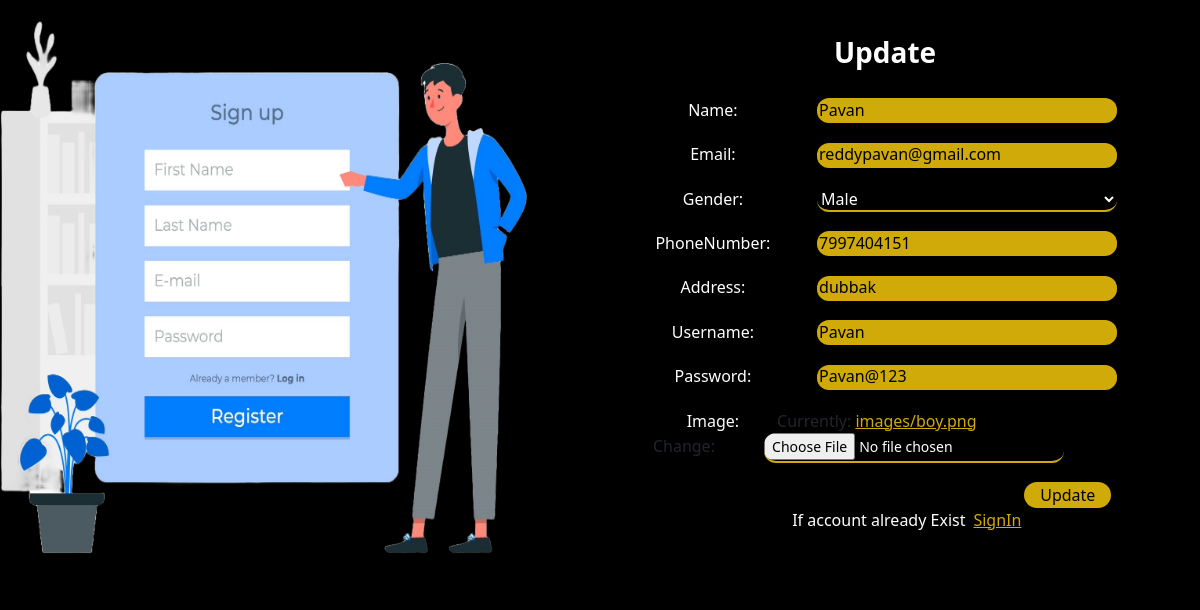
/user_update/2/, run on the app's committed database.
### allinone/models.py (models this page shows)
class User(models.Model):
    name = models.CharField(max_length=60)
    email = models.EmailField(unique=True)
    gender = models.CharField(max_length=6)
    phoneNumber = models.BigIntegerField()
    address = models.CharField(max_length=120)
    username = models.CharField(max_length=30,unique=True)
    password = models.CharField(max_length=100)
    image = models.ImageField(upload_to='images/',default='images/p1.png')

### allinone/views.py (the view, shortened to what this page needs)
# urls.py: path('user_update/<int:id>/',views.user_update, name='user_update'),
def user_update(request,id):
    context = {}
    user = User.objects.get(id=id)
    context['form'] = UserForm(request.POST or None, instance=user)
    context['data'] = ''
    context['btval'] = 'Update'
    return render(request,'UserSignup.html',context)

### allinone/forms.py
class UserForm(forms.ModelForm):
    gender = forms.ChoiceField(choices=(
            ("Select",'Select'),
            ("Male","Male"),
            ("Female","Female"),
            ("Other","Other"),
    ))
    class Meta:
        model = User
        fields = "__all__"

### allinone/templates/UserSignup.html (shortened to what this page needs)
<!DOCTYPE html>
<html lang="en">
<head>
    <link href="https://cdn.jsdelivr.net/npm/bootstrap@5.3.2/dist/css/bootstrap.min.css" rel="stylesheet"
>
    <link rel="stylesheet" href="https://cdnjs.cloudflare.com/ajax/libs/font-awesome/6.0.0/css/all.min.css">
</head>
<body>
    <div class="container">
        <div class="row">
            <div class="col-6">
                {% load static %}
                <img src="{% static 'images/signUp.png' %}" class="sidepic"></p>
            </div>
            <div class="col-6 rightside">
                <div class="card align-items-center">
                    <div class="card-body">
                        <h3 class="mx-3">{% if not btval %} SignUp {%else%} Update {% endif %}</h3>
                        <form method="post" enctype="multipart/form-data">
                            {{ form.as_p }}
                            <div class="sign">
                                <button type="submit" id="signup" class="px-3">{% if btval %} Update {%else%} Register {% endif %}</button>
                            </div>
                        </form>
                        <p class="btmp">If account already Exist<a href = "{% url 'user_signin' %}" class="px-2">SignIn</a></p>
                    </div>
                </div>
            </div>
        </div>
    </div>
</body>
</html>

### allinone/templates/UserSignup.html (style rules this page uses)
body { overflow: hidden !important; background-color: black !important; }
.sidepic { width: 104.7%; height: 110%; padding: none; margin-left: -10%; margin-top: -10%; }
.card { background-color: transparent; width: 120%; margin-left: -10%; border: none; animation: move-shadow 1s ease-in-out infinite; margin-top: 20px; }
label { font-weight: 500; width: 120px; color: white; text-align: center; }
input { width: 300px; height: 25px; margin-left:40px; border-radius: 12px; margin-bottom: 3px; background-color: black; border: none; border-bottom: solid 2px #cfaa08; }
input[type="file"] { width: 300px; height: 30px; margin-left:45px; font-size: 14px; color: white; margin-bottom: 3px; background-color: black; border: none; border-bottom: solid 2px #cfaa08; }
select { width: 300px; height: 25px; margin-left:40px; border-radius: 12px; margin-bottom: 3px; background-color: black; border: none; color: white; border-bottom: solid 2px #cfaa08; }
h3 { text-align: center; padding-bottom:20px; font-weight: 900; color: white; }
#signup { margin-left: 80%; border-radius: 16px; border: none; border-radius: 16px; background-color: #cfaa08; }
.btmp { padding-left: 30%; color: white; }
a { color: #cfaa08; }
input::placeholder { color: white; }
input:valid { background-color: #cfaa08; color: black; }
input[type="file"]:valid { background-color: black; color: white; }
select:valid { background-color: black; color: white; }

### data on the page
User: name "Pavan", email "reddypavan@gmail.com", gender "Male", phoneNumber "7997404151", address "dubbak", username "Pavan", password "Pavan@123"
